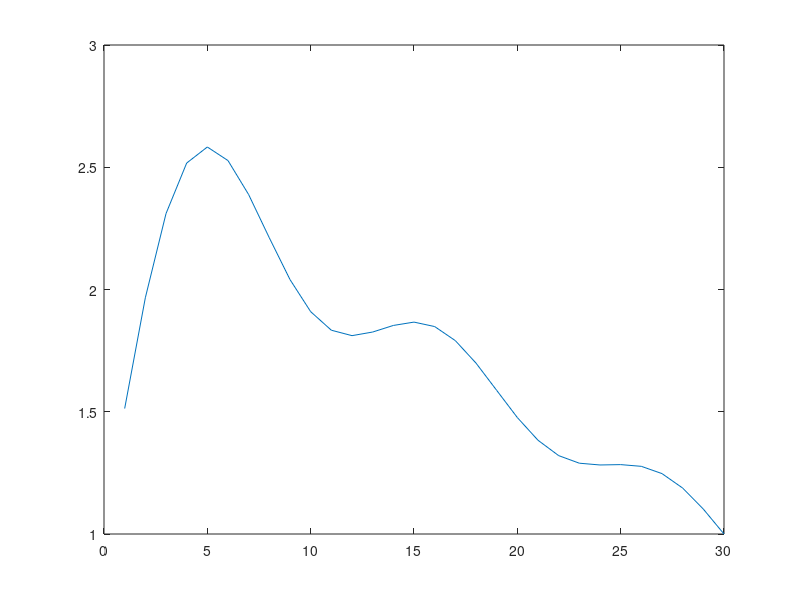
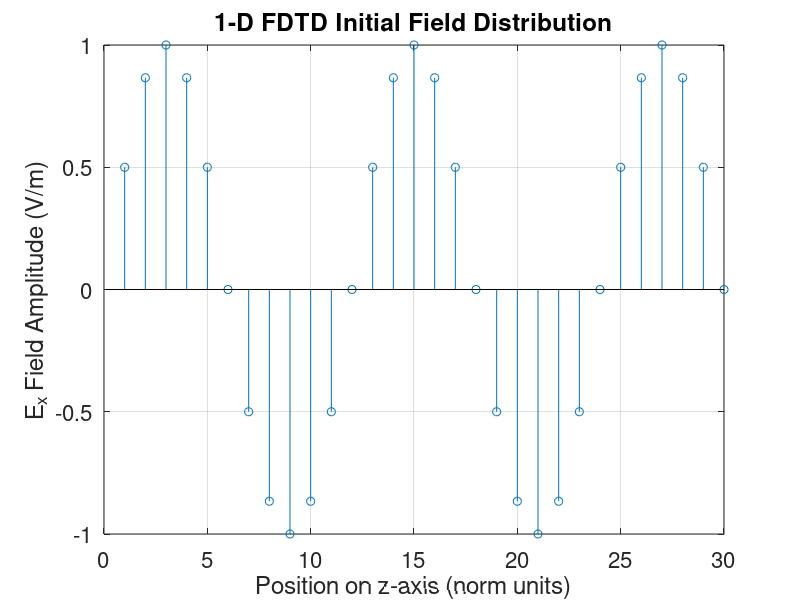
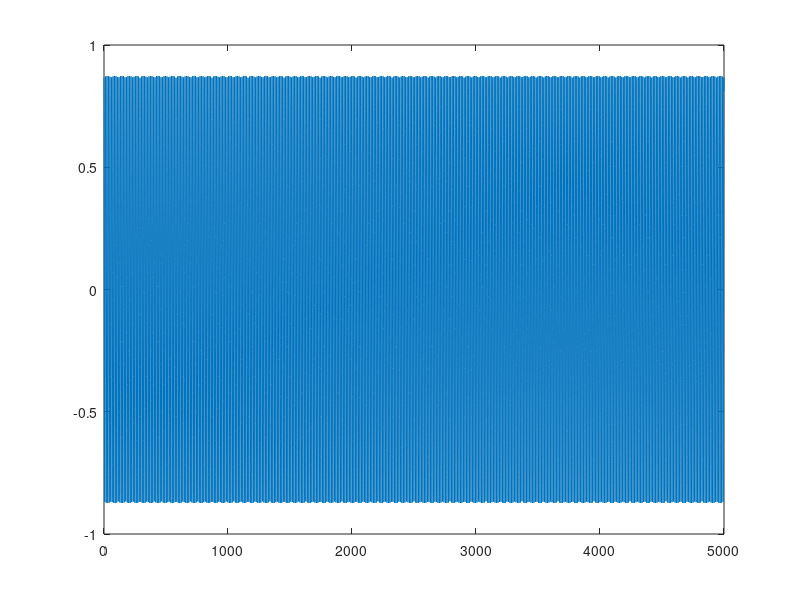
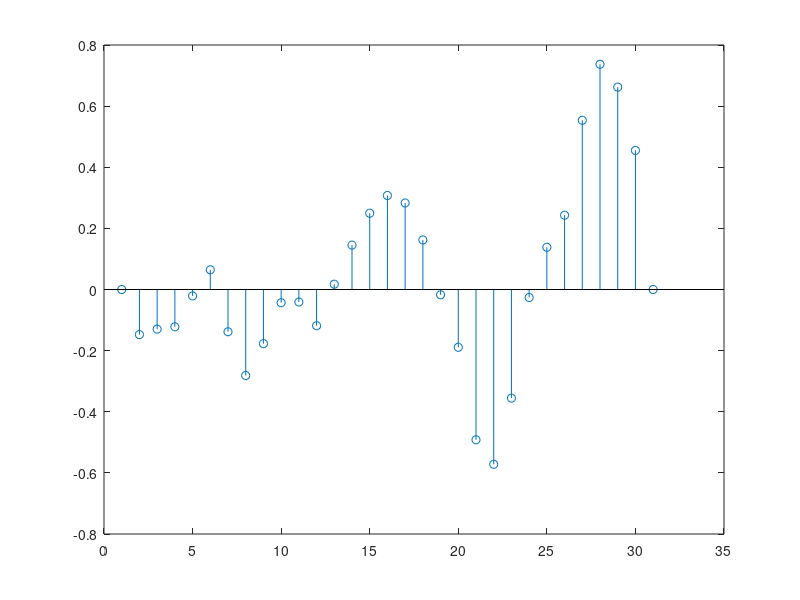

These charts were generated, in order, by the following MATLAB code:
% John Hodge
% 05/01/16
% ECE 5106 1-D FDTD Code

clear all; clc; close all;

%% Set Constants
eps = 1;
mu = 1;

c = 1/sqrt(eps*mu);

L = 30;
%dz = 1;
N = 31;
dz = L./(N-1);
dt = 0.5*dz;

Mt  = 10000;

% t_plot = 

%% Step 1: Set Initial Values for Ex and Hy
Ex = zeros(N, Mt);
Hy = zeros(N, Mt);

% Ex(:,2) = sin(linspace(0, pi, N));
% Ex(:,2) = ones(1,N);

sig_terms = 5;
sig = ones(1, N-1);
for cc = 1:sig_terms
sig = sig + (1/cc).*sin((cc.*pi)./30.*(1:N-1));
end

figure;
plot(sig)

Ex(1:end,2) = sin((5*pi)./(N-1).*(1:N));
%Ex(1:end-1,2) = sig;
%Hy(1:end-1,2) = sig;
%Ex(:,2) = ones(1,N);
%Hy(:,2) = ones(1,N);
%Ex(:,2) = rand(1,N);

figure;
stem((1:N)*dz, Ex(:,2));
xlabel('Position on z-axis (norm units)', 'FontSize', 16)
ylabel('E_x Field Amplitude (V/m)', 'FontSize', 16)
title('1-D FDTD Initial Field Distribution', 'FontSize', 16)
grid on;
set(gca,'Fontsize',16);
xlim([0 30])

for m = 2:1:Mt
    
    % Update BCs
    Ex(1,m) = 0;
    Ex(N,m) = 0;
    Hy(N,m) = 0;
    
    % Update E 
    for n = 1:N-1
        Hy(n,m) = Hy(n,m-1) + dt./mu .* ( -(Ex(n+1,m) - Ex(n,m))./dz );
    end
    
        % Update BCs
    Ex(1,m) = 0;
    Ex(N,m) = 0;
    Hy(N,m) = 0;
    
    % Update H
    for n = 2:N-1
       Ex(n,m+1) = Ex(n,m) + dt./eps .* ( -(Hy(n,m) - Hy(n-1,m))./dz ); 
    end
    
    
end

N_mid = round(N/2);

t_plot = 2*dt:dt:(Mt+1)*dt;
t_plot = t_plot - 2.*dt;

figure(702);
subplot(2,1,1)
imagesc(t_plot, 1:N, Ex);
title('1-D FDTD Sim: E_x(z,t)', 'FontSize', 16)
xlabel('time (s)', 'FontSize', 16)
ylabel('Position on z-axis (norm units)', 'FontSize', 16)
set(gca,'Fontsize',16);
colorbar;
grid on;

subplot(2,1,2)
imagesc(t_plot, 1:N, Hy);
title('1-D FDTD Sim: H_y(z,t)', 'FontSize', 16)
xlabel('time (s)', 'FontSize', 16)
ylabel('Position on z-axis (norm units)', 'FontSize', 16)
set(gca,'Fontsize',16);
colorbar;
grid on;

figure;
plot(t_plot, Ex(N_mid,2:end))

%% Determine Frequency Spectrum - Ex

x = Ex(N_mid,2:end);
P = nextpow2(length(x));

Nq = 2.^(P+1);
Fs = 1./dt;

%% Fourier Transform:
X = fftshift(fft(x,Nq));
%% Frequency specifications:
dF = Fs/Nq;                      % hertz
f = -Fs/2:dF:Fs/2-dF;           % hertz
%% Plot the spectrum:
figure(703);
subplot(2,2,2)
stem(f,abs(X)/Nq);
xlabel('Frequency (in hertz)','Fontsize',14);
ylabel('|E_x(f)|','Fontsize',14);
title('|E_x(f)| - Magnitude Response','Fontsize',14);
grid on;
set(gca,'Fontsize',14);
xlim([0 max(f)])

%figure;
subplot(2,2,1)
stem(f,abs(X)/Nq);
xlabel('Frequency (in hertz)','Fontsize',14);
ylabel('|E_x(f)|','Fontsize',14);
title('|E_x(f)| - Magnitude Response','Fontsize',14);
grid on;
set(gca,'Fontsize',14);
xlim([0 0.05])

figure(675);
subplot(2,1,1)
stem(f,abs(X)/Nq);
xlabel('Frequency (in hertz)','Fontsize',14);
ylabel('|E_x(f)|','Fontsize',14);
title('|E_x(f)| - Magnitude Response','Fontsize',14);
grid on;
set(gca,'Fontsize',14);
xlim([0 0.05])


%% Determine Frequency Spectrum - Hy

x = Hy(N_mid,2:end);
P = nextpow2(length(x));

Nq = 2.^(P+1);
Fs = 1./dt;

%% Fourier Transform:
X = fftshift(fft(x,Nq));
%% Frequency specifications:
dF = Fs/Nq;                      % hertz
f = -Fs/2:dF:Fs/2-dF;           % hertz
%% Plot the spectrum:
figure(703);
subplot(2,2,4);
stem(f,abs(X)/Nq);
xlabel('Frequency (in hertz)','Fontsize',14);
ylabel('|H_y(f)|','Fontsize',14);
title('|H_y(f)| - Magnitude Response','Fontsize',14);
grid on;
set(gca,'Fontsize',14);
xlim([0 max(f)])

% figure;
subplot(2,2,3);
stem(f,abs(X)/Nq);
xlabel('Frequency (in hertz)','Fontsize',14);
ylabel('|H_y(f)|','Fontsize',14);
title('|H_y(f)| - Magnitude Response','Fontsize',14);
grid on;
set(gca,'Fontsize',14);
xlim([0 0.05])

figure(675);
subplot(2,1,2);
stem(f,abs(X)/Nq);
xlabel('Frequency (in hertz)','Fontsize',14);
ylabel('|H_y(f)|','Fontsize',14);
title('|H_y(f)| - Magnitude Response','Fontsize',14);
grid on;
set(gca,'Fontsize',14);
xlim([0 0.05])


%% Extra Credit 
% Use spatial FFT to extra spatial depenence of modes

Ex_spat = Ex(:, 481);

figure;
stem((1:N)*dz, Ex_spat);

% Ns = 64;
% F = fft(Ex_spat, Ns);
% 
% F2 = abs(fftshift(F));
% omega_plot = 2.*pi./32.*(0:Ns-1);
% 
% figure;
% stem(F2(1:end))
% 
% figure;
% stem(omega_plot(1:32), F2(33:end))

x = Ex(:, 481);
fs = 1/dz;

% m = length(x);          % Window length
% n = pow2(nextpow2(m));
% n = n+1;% Transform length
% y = fft(x,n);           % DFT
% f = (0:n-1)*(fs/n);     % Frequency range
% power = y.*conj(y)/n;   % Power of the DFT
% 
% y0 = fftshift(y);          % Rearrange y values
% f0 = (-n/2:n/2-1)*(fs/n);  % 0-centered frequency range
% power0 = y0.*conj(y0)/n;   % 0-centered power
% 
% figure;
% stem(f0,power0)
% xlabel('Frequency (Hz)')
% ylabel('Power')
% title('{\bf 0-Centered Periodogram}')
% %xlim([0 0.05])
% grid on;




x = Ex(:, 801);
Fs = 1/dz;


Ex_source = Ex(:, 801);

%load d_filter
%Ex_source = filter(d,Ex_source)
%Hz_source = Hz_source(571:end);
%t_plot = t_plot(571:end);

% Hz_source = cos(2.*pi.*15.*t_plot);

nfft = 2.^(2+nextpow2(length(Ex_source)));
X = fft(Ex_source,nfft);
X = X(1:nfft/2);
% Take the mag of fft of x
mx = abs(X);
% Frequency vector
f = (0:nfft/2-1)*Fs/nfft;

% Generate the plot, title and labels.


figure(462);
subplot(2,1,1);
stem(f,mx);
title('Spatial FFT Filtering of E_x(z)','Fontsize',16);
xlabel('Frequency (rad/m)','Fontsize',16);
ylabel('Mag','Fontsize',16);
xlim([0 0.1])
grid on;
set(gca,'Fontsize',16);




x = Hy(:, 801);
Fs = 1/dz;


Ex_source = Hy(:, 801);


%Ex_source = filter(d,Ex_source)

%Hz_source = Hz_source(571:end);
%t_plot = t_plot(571:end);

% Hz_source = cos(2.*pi.*15.*t_plot);

%load d_filter
%Ex_source = filter(d,Ex_source)

nfft = 2.^(2+nextpow2(length(Ex_source)));
X = fft(Ex_source,nfft);
X = X(1:nfft/2);
% Take the mag of fft of x
mx = abs(X);
% Frequency vector
f = (0:nfft/2-1)*Fs/nfft;

% Generate the plot, title and labels.


figure(462);
subplot(2,1,2);
stem(f,mx);
title('Spatial FFT Filtering of H_y(z)','Fontsize',16);
xlabel('Frequency (rad/m)','Fontsize',16);
ylabel('Mag','Fontsize',16);
xlim([0 0.1])
grid on;
set(gca,'Fontsize',16);



% Fstop1 = 0.005;
% Fpass1 = 0.01;
% Fpass2 = 0.2;
% Fstop2 = 0.21;
% Astop1 = 65;
% Apass  = 0.5;
% Astop2 = 65;
% Fs = 1/dz;
% 
% d = designfilt('bandpassfir', ...
%   'StopbandFrequency1',Fstop1,'PassbandFrequency1', Fpass1, ...
%   'PassbandFrequency2',Fpass2,'StopbandFrequency2', Fstop2, ...
%   'StopbandAttenuation1',Astop1,'PassbandRipple', Apass, ...
%   'StopbandAttenuation2',Astop2, ...
%   'DesignMethod','equiripple','SampleRate',Fs);
% 
% fvtool(d)